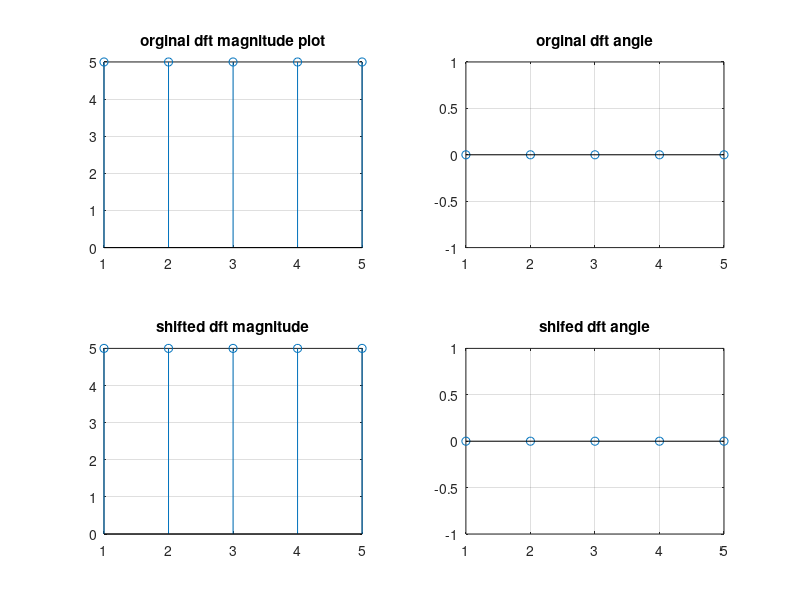

The MATLAB script that drew this image:
%dft frequecy shift property
clc;
close all;
clear all;
N=input('how many point dft do you want?');
x1=input('enter the seq');
n2=length(x1);
c=zeros(N);
x1=[x1 zeros(1,N-n2)]; %modified input sequence
for k=1:N
   for n=1:N
       w=exp((-2*pi*i*(k-1)*(n-1))/N);
       x(n)=w;
   end
   c(k,:)=x;
end
disp('dft is ');
r=c*x1';
disp('DFT of input sequency')
disp(r)
a1=input('Enter the delay ');
for n=1:N
   w=exp((2*pi*i*(n-1)*(a1))/N);
   x2(n)=w;
end
X1=x2.*x1;
subplot(221);
stem(abs(r));
grid on;
title('orginal dft magnitude plot');
subplot(222);
stem(angle(r));
grid on;
title('orginal dft angle');
for k=1:N
   for n=1:N
       w=exp((-2*pi*i*(k-1)*(n-1))/N);
       x(n)=w;
end
c(k,:)=x;
end
r2=c*X1';
disp('Dft of shifted signal')
disp(r2)
subplot(223);
stem(abs(r2));
grid on;
title('shifted dft magnitude');
subplot(224);
stem(angle(r2));
grid on;
title('shifed dft angle');